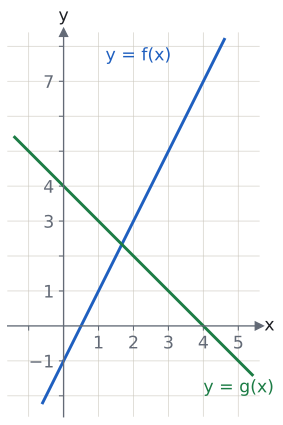

Here is the Python script that generated this plot:
import sys; sys.path.insert(0, "tools")
from cizim import *

# f(x) = 2x − 1: (0, −1) ve (2, 3) noktalarından geçer. g(x) = 4 − x: (0, 4) ve (4, 0).
# f(0) = −1, g(0) = 4, f(4) = 7, g(4) = 0.
fig, ax = sekil(4.6, 5.2)
eksenler(ax, x=(-1.6, 5.6), y=(-2.6, 8.4))
ax.set_aspect("equal")
ax.set_xticks([-1, 1, 2, 3, 4, 5]); ax.set_xticklabels(["", "1", "2", "3", "4", "5"])
ax.set_yticks([-2, -1, 1, 2, 3, 4, 5, 6, 7, 8]); ax.set_yticklabels(["", "−1", "1", "", "3", "4", "", "", "7", ""])
xs = np.linspace(-0.6, 4.6, 20); ax.plot(xs, 2 * xs - 1, color=MAVI)
xs = np.linspace(-1.4, 5.4, 20); ax.plot(xs, 4 - xs, color=YESIL)
ax.text(1.2, 7.6, "y = f(x)", color=MAVI, fontsize=13)
ax.text(4.0, -1.9, "y = g(x)", color=YESIL, fontsize=13)
kaydet(fig, __file__)
